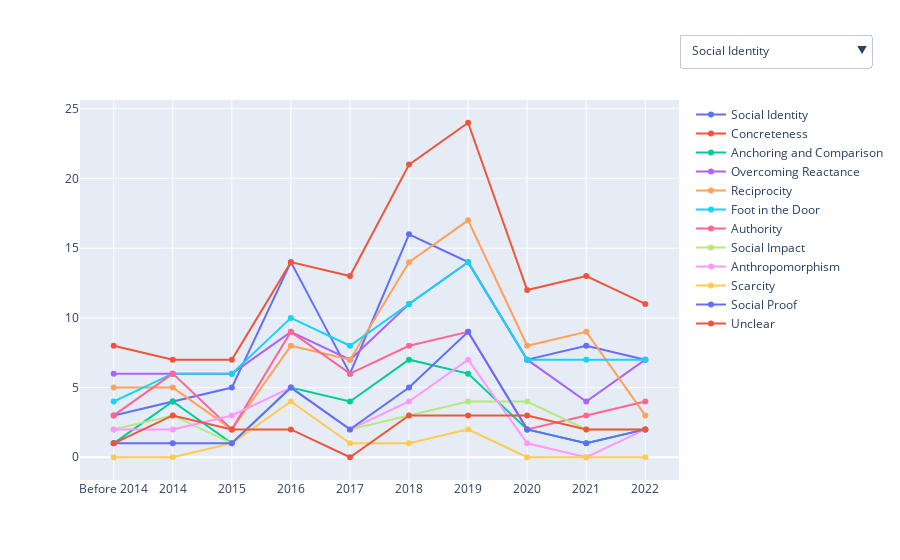

Notebook code for this chart:
### Markdown cell above
## Trend of strategies over the years in each sector

### Code cell
for sector, values in sectors.items():
    sector_years = {}
    for year in year_list:
        sector_years[year] = {}
        for pers in persuasions:
            sector_years[year][pers] = 0
    
    for video, content in values["videos"].items():
        year = content["publishedIn"]
        strats = content["annots"]
        for strat in strats:
            sector_years[year][strat] += 1
    
    year_values=[]
    for year, content in sector_years.items():
        buff = []
        for strat, value in content.items():
            buff.append(value)
        year_values.append(buff)
    year_values = np.transpose(year_values)
    
    buff_graphs = []
    plot_dicts = []
    
    for i, pers in enumerate(persuasions):
        visibility = [False]*len(persuasions)
        visibility[i] = True
        buff_graphs.append(go.Scatter(x=year_list, y=year_values[i], name=pers, line={ 'width': 2}))
        d = dict(args=[{"visible": visibility}, {"title": sector + " (" + str(values["count"]) + ")"}], 
             label=pers, method="update")
        plot_dicts.append(d)

    fig = go.Figure(data = buff_graphs)
    fig.update_layout(
        updatemenus=[
            dict(buttons= plot_dicts,
                          pad={"r": 10, "t": 10},
                          showactive=True,
                          x=1,
                          xanchor="left",
                          y=1.2,
                          yanchor="top")
        ]
    )
    fig.show()
#     plotly.offline.plot({"data": fig}, filename = "Trend of strategies over the years in " + sector + ".html")

### Figure 1 — Plotly figure (JSON) as saved in the notebook; plotly's stock layout.template omitted (floating-point values rounded to 4 significant figures)
{"data": [{"line": {"width": 2}, "name": "Social Identity", "type": "scatter", "x": ["Before 2014", "2014", "2015", "2016", "2017", "2018", "2019", "2020", "2021", "2022"], "y": [3, 4, 5, 14, 6, 16, 14, 7, 8, 7]}, {"line": {"width": 2}, "name": "Concreteness", "type": "scatter", "x": ["Before 2014", "2014", "2015", "2016", "2017", "2018", "2019", "2020", "2021", "2022"], "y": [8, 7, 7, 14, 13, 21, 24, 12, 13, 11]}, {"line": {"width": 2}, "name": "Anchoring and Comparison", "type": "scatter", "x": ["Before 2014", "2014", "2015", "2016", "2017", "2018", "2019", "2020", "2021", "2022"], "y": [1, 4, 1, 5, 4, 7, 6, 2, 1, 2]}, {"line": {"width": 2}, "name": "Overcoming Reactance", "type": "scatter", "x": ["Before 2014", "2014", "2015", "2016", "2017", "2018", "2019", "2020", "2021", "2022"], "y": [6, 6, 6, 9, 7, 11, 14, 7, 4, 7]}, {"line": {"width": 2}, "name": "Reciprocity", "type": "scatter", "x": ["Before 2014", "2014", "2015", "2016", "2017", "2018", "2019", "2020", "2021", "2022"], "y": [5, 5, 2, 8, 7, 14, 17, 8, 9, 3]}, {"line": {"width": 2}, "name": "Foot in the Door", "type": "scatter", "x": ["Before 2014", "2014", "2015", "2016", "2017", "2018", "2019", "2020", "2021", "2022"], "y": [4, 6, 6, 10, 8, 11, 14, 7, 7, 7]}, {"line": {"width": 2}, "name": "Authority", "type": "scatter", "x": ["Before 2014", "2014", "2015", "2016", "2017", "2018", "2019", "2020", "2021", "2022"], "y": [3, 6, 2, 9, 6, 8, 9, 2, 3, 4]}, {"line": {"width": 2}, "name": "Social Impact", "type": "scatter", "x": ["Before 2014", "2014", "2015", "2016", "2017", "2018", "2019", "2020", "2021", "2022"], "y": [2, 3, 1, 5, 2, 3, 4, 4, 2, 2]}, {"line": {"width": 2}, "name": "Anthropomorphism", "type": "scatter", "x": ["Before 2014", "2014", "2015", "2016", "2017", "2018", "2019", "2020", "2021", "2022"], "y": [2, 2, 3, 5, 2, 4, 7, 1, 0, 2]}, {"line": {"width": 2}, "name": "Scarcity", "type": "scatter", "x": ["Before 2014", "2014", "2015", "2016", "2017", "2018", "2019", "2020", "2021", "2022"], "y": [0, 0, 1, 4, 1, 1, 2, 0, 0, 0]}, {"line": {"width": 2}, "name": "Social Proof", "type": "scatter", "x": ["Before 2014", "2014", "2015", "2016", "2017", "2018", "2019", "2020", "2021", "2022"], "y": [1, 1, 1, 5, 2, 5, 9, 2, 1, 2]}, {"line": {"width": 2}, "name": "Unclear", "type": "scatter", "x": ["Before 2014", "2014", "2015", "2016", "2017", "2018", "2019", "2020", "2021", "2022"], "y": [1, 3, 2, 2, 0, 3, 3, 3, 2, 2]}], "layout": {"autosize": true, "updatemenus": [{"buttons": [{"args": [{"visible": [true, false, false, false, false, false, false, false, false, false, false, false]}, {"title": "Technology (191)"}], "label": "Social Identity", "method": "update"}, {"args": [{"visible": [false, true, false, false, false, false, false, false, false, false, false, false]}, {"title": "Technology (191)"}], "label": "Concreteness", "method": "update"}, {"args": [{"visible": [false, false, true, false, false, false, false, false, false, false, false, false]}, {"title": "Technology (191)"}], "label": "Anchoring and Comparison", "method": "update"}, {"args": [{"visible": [false, false, false, true, false, false, false, false, false, false, false, false]}, {"title": "Technology (191)"}], "label": "Overcoming Reactance", "method": "update"}, {"args": [{"visible": [false, false, false, false, true, false, false, false, false, false, false, false]}, {"title": "Technology (191)"}], "label": "Reciprocity", "method": "update"}, {"args": [{"visible": [false, false, false, false, false, true, false, false, false, false, false, false]}, {"title": "Technology (191)"}], "label": "Foot in the Door", "method": "update"}, {"args": [{"visible": [false, false, false, false, false, false, true, false, false, false, false, false]}, {"title": "Technology (191)"}], "label": "Authority", "method": "update"}, {"args": [{"visible": [false, false, false, false, false, false, false, true, false, false, false, false]}, {"title": "Technology (191)"}], "label": "Social Impact", "method": "update"}, {"args": [{"visible": [false, false, false, false, false, false, false, false, true, false, false, false]}, {"title": "Technology (191)"}], "label": "Anthropomorphism", "method": "update"}, {"args": [{"visible": [false, false, false, false, false, false, false, false, false, true, false, false]}, {"title": "Technology (191)"}], "label": "Scarcity", "method": "update"}, {"args": [{"visible": [false, false, false, false, false, false, false, false, false, false, true, false]}, {"title": "Technology (191)"}], "label": "Social Proof", "method": "update"}, {"args": [{"visible": [false, false, false, false, false, false, false, false, false, false, false, true]}, {"title": "Technology (191)"}], "label": "Unclear", "method": "update"}], "pad": {"r": 10, "t": 10}, "showactive": true, "x": 1, "xanchor": "left", "y": 1.2, "yanchor": "top"}], "xaxis": {"autorange": true, "range": [-0.5546, 9.555], "type": "category"}, "yaxis": {"autorange": true, "range": [-1.981, 25.98], "type": "linear"}}}
